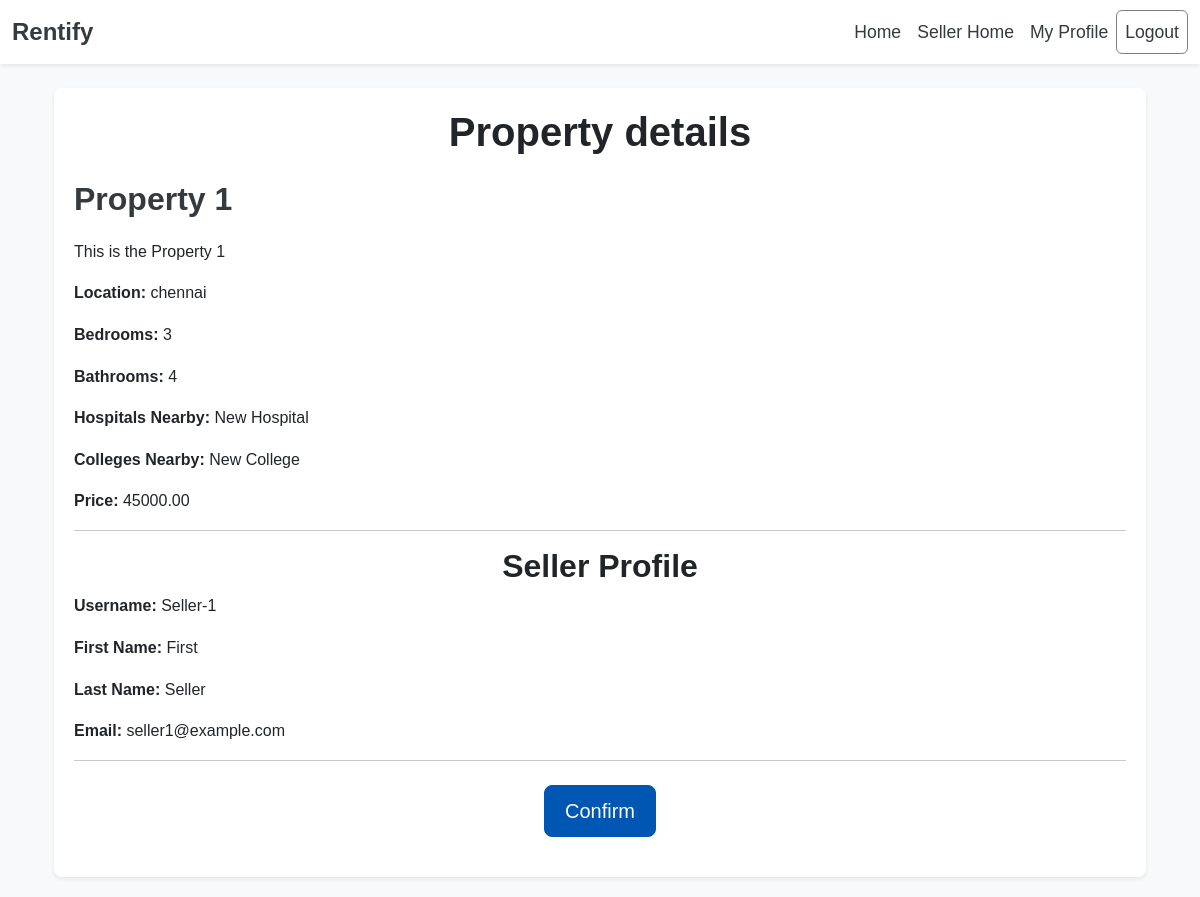
The app's page /property/1/property-interest/ (signed in) with its own data.
### listings/models.py (models this page shows, shortened)
class Property(models.Model):
    user = models.ForeignKey(User, on_delete=models.CASCADE)
    title = models.CharField(max_length=100)
    description = models.TextField()
    place = models.CharField(max_length=100)
    area = models.DecimalField(max_digits=10, decimal_places=2)
    bedrooms = models.IntegerField()
    bathrooms = models.IntegerField()
    hospitals_nearby = models.CharField(max_length=100)
    colleges_nearby = models.CharField(max_length=100)
    price = models.DecimalField(max_digits=10, decimal_places=2)
    likes = models.ManyToManyField(User, related_name='liked_properties', blank=True, default=None)
    booked_by = models.OneToOneField(User, related_name='booked_property', null=True, blank=True, on_delete=models.SET_NULL)
    created_at = models.DateTimeField(auto_now_add=True)

### listings/views.py (the view, shortened to what this page needs)
# urls.py: path('property/<int:pk>/property-interest/', views.property_interest, name='property_interest'),
@login_required
def property_interest(request, pk):
    property = get_object_or_404(Property, pk=pk)
    seller_profile = property.user
    buyer_profile = request.user
    return render(request, 'property_interest.html',{'buyer':buyer_profile,'seller': seller_profile, 'property': property})

### templates/property_interest.html (shortened to what this page needs)
{% extends 'base.html' %}
{% block content %}
<div class="container mt-4">
    <div class="card shadow-sm">
        <div class="card-body">
            <h1 class="card-title text-center pb-3">Property details</h1>
            <h2 class="card-text ">{{ property.title }}</h2>
            <p class="card-text">{{ property.description }}</p>
            <p class="card-text"><strong>Location:</strong> {{ property.place }}</p>
            <p class="card-text"><strong>Bedrooms:</strong> {{ property.bedrooms }}</p>
            <p class="card-text"><strong>Bathrooms:</strong> {{ property.bathrooms }}</p>
            <p class="card-text"><strong>Hospitals Nearby:</strong> {{ property.hospitals_nearby }}</p>
            <p class="card-text"><strong>Colleges Nearby:</strong> {{ property.colleges_nearby }}</p>
            <p class="card-text"><strong>Price:</strong> {{ property.price }}</p>
            <hr>
            <h2 class="card-title text-center">Seller Profile</h2>
            <p class="card-text"><strong>Username:</strong> {{ seller.username }}</p>
            <p class="card-text"><strong>First Name:</strong> {{ seller.first_name }}</p>
            <p class="card-text"><strong>Last Name:</strong> {{ seller.last_name }}</p>
            <p class="card-text"><strong>Email:</strong> {{ seller.email }}</p>
            <hr>
            <form method="post">
                <div class="d-flex justify-content-center mt-4">
                    <button type="submit" class="btn btn-primary btn-lg">Confirm </button>
                </div>
            </form>
        </div>
    </div>
</div>
{% endblock %}

### static/css/styles.css (style rules this page uses)
body { background-color: #f8f9fa; font-family: 'Arial', sans-serif; color: #343a40; line-height: 1.6; }
.card { border-radius: 8px; box-shadow: 0 4px 10px rgba(0, 0, 0, 0.1); border: none; margin-bottom: 20px; background-color: #ffffff; padding: 4px; transition: transform 0.3s ease, box-shadow 0.3s ease; }
h1, h2, h3, h4, h5, h6 { font-family: 'Arial', sans-serif; color: #343a40; margin-bottom: 20px; }
h1 { font-size: 2.5rem; font-weight: bold; }
h2 { font-size: 2rem; font-weight: bold; }
.btn-primary { background-color: #0056b3; border-color: #0056b3; transition: background-color 0.3s ease, border-color 0.3s ease; }
.btn-lg { padding: 10px 20px; font-size: 1.25rem; }
form { margin-bottom: 20px; }

### records on screen
Property: title "Property 1", description "This is the Property 1", place "chennai", bedrooms "3", bathrooms "4", hospitals_nearby "New Hospital", colleges_nearby "New College", price "45000.00"

### other values on screen
{{ seller.username }} "Seller-1"
{{ seller.first_name }} "First"
{{ seller.last_name }} "Seller"
{{ seller.email }} "seller1@example.com"
